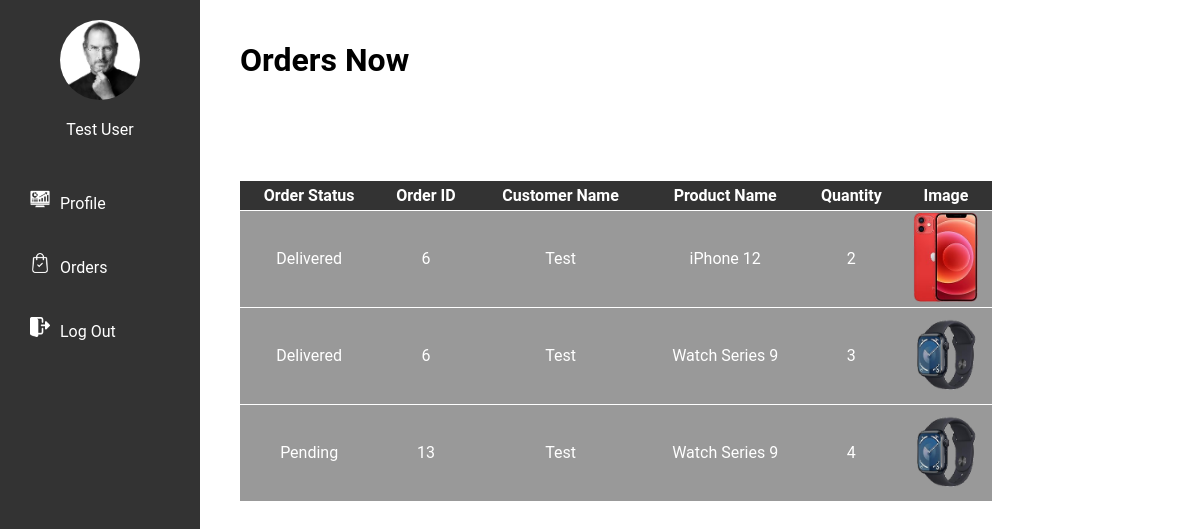
The page /user/myorders.php (signed in) on the database its author committed.
### tables this page shows
CREATE TABLE `users` (
  `user_id` int(11) NOT NULL,
  `img` varchar(400) NOT NULL,
  `first_name` varchar(50) NOT NULL,
  `last_name` varchar(50) NOT NULL,
  `gender` varchar(50) NOT NULL,
  `email` varchar(100) NOT NULL,
  `phone` varchar(15) NOT NULL,
  `password` varchar(255) NOT NULL,
  `address` text DEFAULT NULL,
  `registration_date` timestamp NOT NULL DEFAULT current_timestamp()
);

CREATE TABLE `orders` (
  `order_id` int(11) NOT NULL,
  `customer_id` int(11) NOT NULL,
  `order_date` timestamp NOT NULL DEFAULT current_timestamp(),
  `order_status` varchar(255) NOT NULL DEFAULT 'Pending'
);

CREATE TABLE `products` (
  `product_id` int(11) NOT NULL,
  `img` varchar(400) NOT NULL,
  `name` varchar(255) NOT NULL,
  `colour` text DEFAULT NULL,
  `price` decimal(60,2) NOT NULL,
  `quantity` int(11) NOT NULL,
  `category_id` int(11) DEFAULT NULL,
  `admin_id` int(11) DEFAULT NULL
);

CREATE TABLE `order_items` (
  `order_item_id` int(11) NOT NULL,
  `order_id` int(11) NOT NULL,
  `product_id` int(11) NOT NULL,
  `quantity` int(11) NOT NULL
);

### user/myorders.php (the view, shortened to what this page needs)
<?php
include('side.php');
?>
<!DOCTYPE html>
<html>
<head>
</head>
<body>
    <div id="content">
        <div class="orders-header">
            <h1>Orders Now</h1>
        </div>
        <table>
            <tr>
                <th>Order Status</th>
                <th>Order ID</th>
                <th>Customer Name</th>
                <th>Product Name</th>
                <th>Quantity</th>
                <th>Image</th>
            </tr>
            <tbody>
                <?php
                $sql = "SELECT o.order_id, o.order_status, u.first_name, p.name, p.img, oi.quantity
                        FROM orders o
                         JOIN users u ON o.customer_id = u.user_id
                         JOIN order_items oi ON o.order_id = oi.order_id
                         JOIN products p ON oi.product_id = p.product_id
                        WHERE o.customer_id = '$id'";
                $result = mysqli_query($conn, $sql);
                if (mysqli_num_rows($result) > 0) {
                    while ($row = mysqli_fetch_assoc($result)) {
                        echo "<tr>
                        <td>{$row['order_status']}</td>
                        <td>{$row['order_id']}</td>
                        <td>{$row['first_name']}</td>
                        <td>{$row['name']}</td>
                        <td>{$row['quantity']}</td>
                        <td><img src='" . $row['img'] . "'></td>
                    </tr>";
                    }
                } else {
                    echo "<tr><td colspan='6'>No orders found.</td></tr>";
                }
                ?>
            </tbody>
        </table>
    </div>
</body>
</html>

### user/side.php (shortened to what this page needs)
<?php
include "../db_connection.php";
$id = $_SESSION["user_id"];
$query = "SELECT * FROM users WHERE  user_id = '$id'";
$result = mysqli_query($conn, $query);
$details = mysqli_fetch_assoc($result);
?>
<!DOCTYPE html>
<html lang="en">
<head>
</head>
<body>
    <div id="sidebar">
        <div class="logo">
                <img src="<?php echo $details['img']; ?>" alt="Current Image">
                <p><?php echo $details['first_name'].' '.$details['last_name'] ?></p>
        </div>
        <ul>
            <li onclick="navigateTo('dashboard.php')">
                <a id="dashboard-option">
                    <img src="../admin/img/comonent/dashboard.png" alt="Dashboard Icon">Profile
                </a>
            </li>
            <li onclick="navigateTo('myorders.php')">
                <a id="dashboard-option">
                    <img src="../admin/img/comonent/orders.png" alt="Orders Icon">Orders
                </a>
            </li>
            <li onclick="navigateTo('../logout.php')">
                <a id="user-details-option">
                    <img src="../admin/img/comonent/logout.png" alt="Log Out">Log Out
                </a>
            </li>
        </ul>
    </div>
</body>
</html>

### user/side.php (style rules this page uses)
body { margin: 0; padding: 0; font-family: 'Roboto', sans-serif; }
#sidebar { position: fixed; width: 200px; height: 100%; background: #333; padding-top: 20px; color: #fff; }
#sidebar .logo { text-align: center; margin-bottom: 30px; }
#sidebar .logo img { width: 80px; height: 80px; border-radius: 50%; }
#sidebar .logo p { color: #fff; }
#sidebar ul { list-style-type: none; padding: 0; }
#sidebar li { padding: 10px; display: flex; align-items: center; }
#sidebar ul li img { width: 20px; height: 20px; margin-right: 10px; }
#sidebar ul li a { text-decoration: none; color: #fff; padding: 10px 20px; cursor: pointer; }

### user/myorders.php (style rules this page uses)
#content { margin-left: 220px; padding: 20px; }
#content table { margin-top: 80px; width: 80%; text-align: center; padding: 15px auto; border-collapse: collapse; }
#content table th { background-color: #333; color: #fff; padding: 5px; }
#content table tr { border-bottom: 1px solid #fff; }
#content table td { background-color: #999; color: #fff; }
img { height: 90px; width: 65px; }
a img { height: 40px; width: 40px; }
.orders-header { display: flex; align-items: center; }
.orders-header h1 { margin-right: 10px; }

### rows shown on the page
users: img (picture), first_name "Test", last_name "User"
orders: order_status "Delivered", order_id "6", customer.first_name "Test", products.name "iPhone 12", order_items.quantity "2", products.img (picture), products.name "Watch Series 9", order_items.quantity "3"
orders: order_status "Pending", order_id "13", customer.first_name "Test", products.name "Watch Series 9", order_items.quantity "4", products.img (picture)
